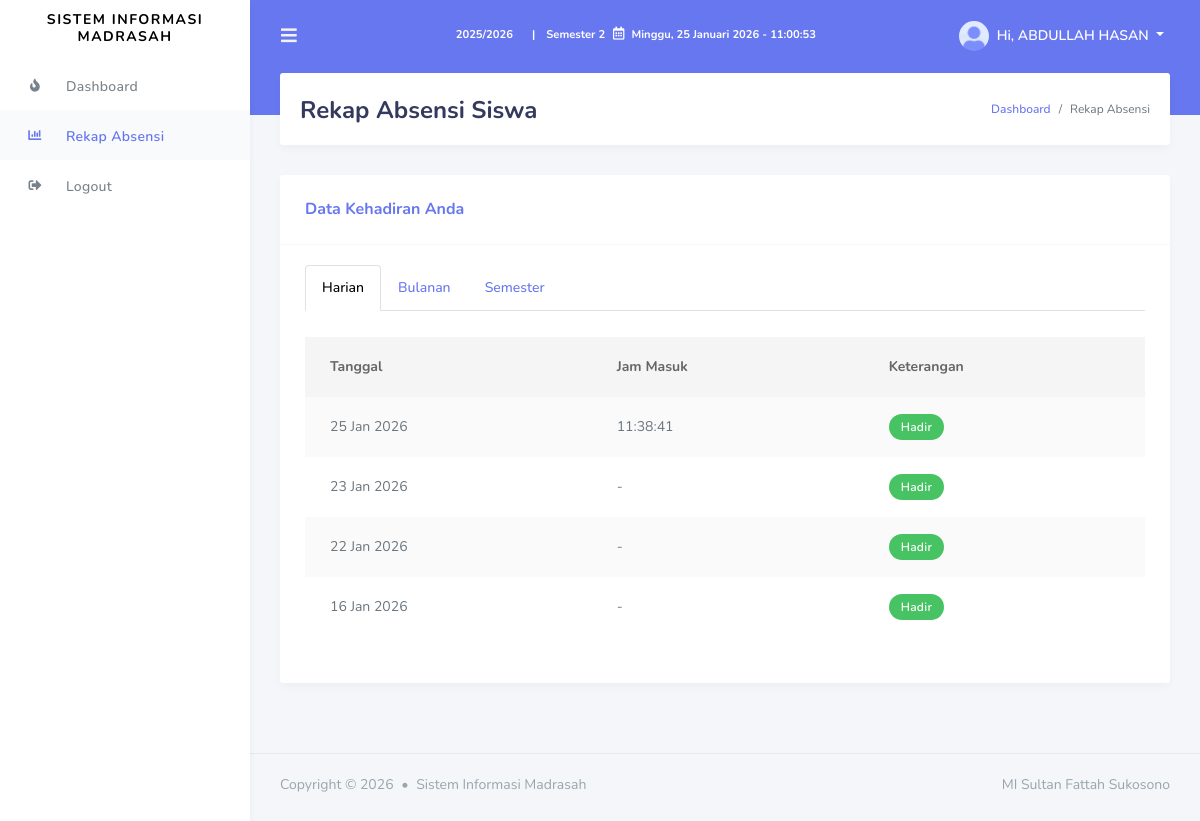
Screenshot of /siswa/rekap_absensi.php (signed in) with the database file from the repository.
### tables this page shows
CREATE TABLE `tb_profil_madrasah` (
  `id` int NOT NULL AUTO_INCREMENT,
  `nama_madrasah` varchar(200) NOT NULL,
  `kepala_madrasah` varchar(100) DEFAULT NULL,
  `tahun_ajaran` varchar(20) DEFAULT NULL,
  `semester` enum('Semester 1','Semester 2') DEFAULT NULL,
  `logo` varchar(100) DEFAULT NULL,
  `dashboard_hero_image` varchar(255) DEFAULT NULL,
  PRIMARY KEY (`id`)
);

CREATE TABLE `tb_absensi` (
  `id_absensi` int NOT NULL AUTO_INCREMENT,
  `id_siswa` int NOT NULL,
  `tanggal` date NOT NULL,
  `jam_masuk` time DEFAULT NULL,
  `jam_keluar` time DEFAULT NULL,
  `keterangan` enum('Hadir','Sakit','Izin','Alpa') NOT NULL,
  `id_guru` int DEFAULT NULL,
  PRIMARY KEY (`id_absensi`),
  KEY `id_siswa` (`id_siswa`),
  KEY `id_guru` (`id_guru`),
  CONSTRAINT `tb_absensi_ibfk_1` FOREIGN KEY (`id_siswa`) REFERENCES `tb_siswa` (`id_siswa`) ON DELETE CASCADE ON UPDATE CASCADE,
  CONSTRAINT `tb_absensi_ibfk_2` FOREIGN KEY (`id_guru`) REFERENCES `tb_guru` (`id_guru`) ON DELETE SET NULL ON UPDATE CASCADE
);

### config/functions.php (called while the page is built, shortened)
<?php
function getUserLevel() {
    return isset($_SESSION['level']) ? $_SESSION['level'] : '';
}
function getSchoolProfile($pdo) {
    $stmt = $pdo->prepare("SELECT * FROM tb_profil_madrasah WHERE id = 1");
    $stmt->execute();
    return $stmt->fetch(PDO::FETCH_ASSOC);
}
function formatDate($date) {
    $date = new DateTime($date);
    return $date->format('d M Y');
}
?>

### siswa/rekap_absensi.php (the view, shortened to what this page needs)
<?php
require_once '../config/database.php';
require_once '../config/functions.php';
$id_siswa = $_SESSION['user_id'];
$stmt = $pdo->prepare("SELECT * FROM tb_absensi WHERE id_siswa = ? ORDER BY tanggal DESC");
$stmt->execute([$id_siswa]);
$harian_data = $stmt->fetchAll(PDO::FETCH_ASSOC);
include '../templates/header.php';
include '../templates/sidebar.php';
?>
<div class="main-content">
    <section class="section">
        <div class="section-header">
            <h1>Rekap Absensi Siswa</h1>
            <div class="section-header-breadcrumb">
                <div class="breadcrumb-item"><a href="dashboard.php">Dashboard</a></div>
                <div class="breadcrumb-item active">Rekap Absensi</div>
            </div>
        </div>
        <div class="section-body">
            <div class="row">
                <div class="col-12">
                    <div class="card">
                        <div class="card-header">
                            <h4>Data Kehadiran Anda</h4>
                        </div>
                        <div class="card-body">
                            <ul class="nav nav-tabs" id="myTab" role="tablist">
                                <li class="nav-item">
                                    <a class="nav-link active" id="harian-tab" data-toggle="tab" href="#harian" role="tab" aria-controls="harian" aria-selected="true">Harian</a>
                                </li>
                                <li class="nav-item">
                                    <a class="nav-link" id="bulanan-tab" data-toggle="tab" href="#bulanan" role="tab" aria-controls="bulanan" aria-selected="false">Bulanan</a>
                                </li>
                                <li class="nav-item">
                                    <a class="nav-link" id="semester-tab" data-toggle="tab" href="#semester" role="tab" aria-controls="semester" aria-selected="false">Semester</a>
                                </li>
                            </ul>
                            <div class="tab-content" id="myTabContent">
                                <div class="tab-pane fade show active" id="harian" role="tabpanel" aria-labelledby="harian-tab">
                                    <div class="table-responsive mt-3">
                                        <table class="table table-striped" id="table-harian">
                                            <thead>
                                                <tr>
                                                    <th>Tanggal</th>
                                                    <th>Jam Masuk</th>
                                                    <th>Keterangan</th>
                                                </tr>
                                            </thead>
                                            <tbody>
                                                <?php if (count($harian_data) > 0): ?>
                                                    <?php foreach ($harian_data as $row): ?>
                                                        <tr>
                                                            <td><?php echo formatDate($row['tanggal']); ?></td>
                                                            <td><?php echo $row['jam_masuk'] ?: '-'; ?></td>
                                                            <td>
                                                                <?php
                                                                $badge_class = 'secondary';
                                                                if ($row['keterangan'] == 'Hadir') $badge_class = 'success';
                                                                elseif ($row['keterangan'] == 'Sakit') $badge_class = 'warning';
                                                                elseif ($row['keterangan'] == 'Izin') $badge_class = 'info';
                                                                elseif ($row['keterangan'] == 'Alpa') $badge_class = 'danger';
                                                                elseif ($row['keterangan'] == 'Terlambat') $badge_class = 'secondary';
                                                                ?>
                                                                <div class="badge badge-<?php echo $badge_class; ?>"><?php echo $row['keterangan']; ?></div>
                                                            </td>
                                                        </tr>
                                                    <?php endforeach; ?>
                                                <?php else: ?>
                                                    <tr>
                                                        <td colspan="3" class="text-center">Belum ada data absensi.</td>
                                                    </tr>
                                                <?php endif; ?>
                                            </tbody>
                                        </table>
                                    </div>
                                </div>
                            </div>
                        </div>
                    </div>
                </div>
            </div>
        </div>
    </section>
</div>
<?php
include '../templates/footer.php';
?>

### templates/header.php (shortened to what this page needs)
<?php
require_once '../config/database.php';
require_once '../config/functions.php';
$school_profile = getSchoolProfile($pdo);
?>
<!DOCTYPE html>
<html lang="en">
<head>
    <link rel="stylesheet" href="https://stackpath.bootstrapcdn.com/bootstrap/4.3.1/css/bootstrap.min.css">
    <link rel="stylesheet" href="https://use.fontawesome.com/releases/v5.7.2/css/all.css">
    <link rel="stylesheet" href="../assets/css/style.css">
    <link rel="stylesheet" href="../assets/css/components.css">
    <link rel="stylesheet" href="../assets/css/modal_fix.css">
</head>
<body>
    <div id="app">
        <div class="main-wrapper">
            <div class="navbar-bg"></div>
            <nav class="navbar navbar-expand-lg main-navbar">
                <form class="form-inline mr-auto">
                    <ul class="navbar-nav mr-3">
                        <li class="d-none d-lg-block"><a href="#" data-toggle="sidebar" class="nav-link nav-link-lg"><i class="fas fa-bars"></i></a></li>
                    </ul>
                </form>
                <ul class="navbar-nav mr-auto">
                    <li class="nav-item d-none d-lg-flex align-items-center">
                        <div class="text-white small font-weight-bold">
                            <span class="mr-2"><?php echo htmlspecialchars($school_profile['tahun_ajaran'] ?? '-'); ?></span>
                            <span class="mx-2">|</span>
                            <span><?php echo htmlspecialchars($school_profile['semester'] ?? '-'); ?></span>
                        </div>
                    </li>
                    <li class="nav-item d-none d-lg-flex align-items-center ml-2">
                        <div class="text-white small font-weight-bold">
                            <i class="far fa-calendar-alt mr-1"></i>
                            <span id="header-date-time"></span>
                        </div>
                    </li>
                </ul>
                <ul class="navbar-nav navbar-right">
                    <li class="dropdown d-none d-lg-block">
                        <?php
                        $user_level = getUserLevel();
                        if ($user_level === 'guru' || $user_level === 'wali') {
                            $current_user = null;
                            $display_name = '';
                            if (isset($_SESSION['nama_guru']) && !empty($_SESSION['nama_guru'])) {
                                $teacher_stmt = $pdo->prepare("SELECT * FROM tb_guru WHERE nama_guru = ?");
                                $teacher_stmt->execute([$_SESSION['nama_guru']]);
                                $current_user = $teacher_stmt->fetch(PDO::FETCH_ASSOC);
                                $display_name = $_SESSION['nama_guru'];
                            }
                            if (!$current_user && isset($_SESSION['user_id'])) {
                                $teacher_stmt = $pdo->prepare("SELECT * FROM tb_guru WHERE id_guru = ?");
                                $teacher_stmt->execute([$_SESSION['user_id']]);
                                $current_user = $teacher_stmt->fetch(PDO::FETCH_ASSOC);
                                if ($current_user) {
                                    $display_name = $current_user['nama_guru'];
                                }
                            }
                            if (!$current_user && isset($_SESSION['username'])) {
                                $teacher_stmt = $pdo->prepare("SELECT * FROM tb_guru WHERE nuptk = ?");
                                $teacher_stmt->execute([$_SESSION['username']]);
                                $current_user = $teacher_stmt->fetch(PDO::FETCH_ASSOC);
                                if ($current_user) {
                                    $display_name = $current_user['nama_guru'];
                                }
                            }
                            if (empty($display_name)) {
                                $display_name = $_SESSION['nama_guru'] ?? $_SESSION['username'] ?? 'User';
                            }
                            $avatar_html = getTeacherAvatarImage($current_user ?? ['nama_guru' => $display_name], 30);
                        } elseif ($user_level === 'siswa') {
                            $display_name = $_SESSION['nama_siswa'] ?? $_SESSION['username'] ?? 'Siswa';
                            $avatar_html = '<img alt="image" src="../assets/img/avatar/avatar-1.png" class="rounded-circle mr-1">';
                        }
                        ?>
                        <a href="#" data-toggle="dropdown" class="nav-link dropdown-toggle nav-link-lg nav-link-user">
                            <?php echo $avatar_html; ?>
                            <div class="d-none d-lg-inline-block">Hi, <?php echo htmlspecialchars($display_name); ?></div>
                        </a>
                    </li>
                </ul>
            </nav>
            <?php include 'sidebar.php'; ?>

### templates/footer.php (shortened to what this page needs)
            <footer class="main-footer">
                <div class="footer-left">
                    Copyright &copy; <?php echo date('Y'); ?> <div class="bullet"></div> Sistem Informasi Madrasah
                </div>
                <div class="footer-right">
                    <?php echo $school_profile['nama_madrasah']; ?>
                </div>
            </footer>
</body>
</html>

### assets/css/modal_fix.css (style rules this page uses)
body:not(.modal-open) { pointer-events: auto; }
body { pointer-events: auto; overflow: visible; }

### rows the page displays
tb_profil_madrasah: tahun_ajaran "2025/2026", semester "Semester 2", nama_madrasah "MI Sultan Fattah Sukosono"
tb_absensi: tanggal "25 Jan 2026", jam_masuk "11:38:41", keterangan "Hadir"
tb_absensi: tanggal "23 Jan 2026", jam_masuk "-", keterangan "Hadir"
tb_absensi: tanggal "22 Jan 2026", jam_masuk "-", keterangan "Hadir"
tb_absensi: tanggal "16 Jan 2026", jam_masuk "-", keterangan "Hadir"

### other values shown
$display_name "ABDULLAH HASAN"
$item['title'] "Dashboard"
$item['title'] "Rekap Absensi"
$item['title'] "Logout"
